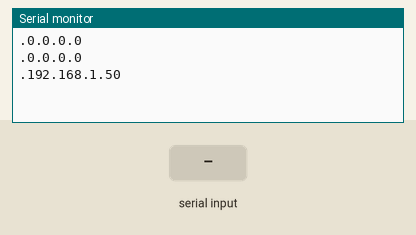
This sketch was run on a simulated ESP32. Shown: the last lines printed to the serial monitor. The inputs (shaded band) are chosen by the test bench. WiFi joins after 1.5 s; servers stay silent unless stated; uploads are accepted with an empty reply.

Above: at 2.7 s.
2.8 s: "1" received over the second serial link
At 4.2 s:
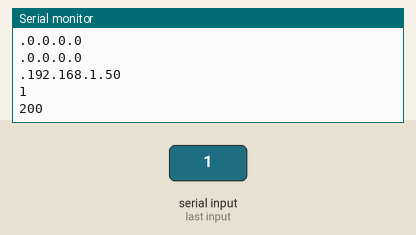
4.3 s: "0" received over the second serial link
At 5.7 s:
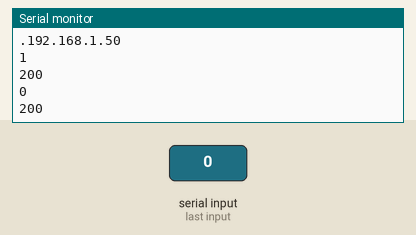
5.8 s: "2" received over the second serial link
At 8.3 s:
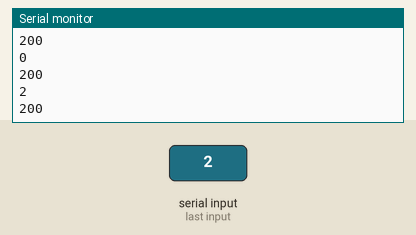
Timing chart, 0 to 9.8 s (numbered marks = the images above; inputs shaded):
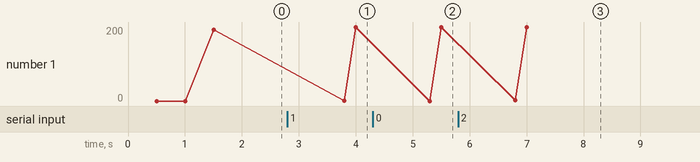

The sketch:

GPS-device-esp32.ino
```cpp
#include <HardwareSerial.h>
#include <WiFi.h>
#include <HTTPClient.h>

HardwareSerial SerialPort(2);

const char* ssid = "ai cho";
const char* password = "123456788";

char* serverName = "http://35.209.25.56:80/location";

String receivedLocation = "";
String modifiedReceivedLocation = "";


unsigned long lastTime = 0;
unsigned long timerDelay = 3000;

void setup() {
  Serial.begin(115200);
  SerialPort.begin(115200, SERIAL_8N1, 16, 17);

  WiFi.begin(ssid, password);
  while (WiFi.status() != WL_CONNECTED) {
    delay(500);
    Serial.print(".");
    Serial.println(WiFi.localIP());
  }
}

void loop() {

  if (SerialPort.available() > 0) {
    receivedLocation = SerialPort.readString();
    for (int i = 0; i < receivedLocation.length(); i++) {
      if (receivedLocation[i] == '\0')
        break;
      modifiedReceivedLocation += receivedLocation[i];
    }

    if (WiFi.status() == WL_CONNECTED) {
      Serial.println(modifiedReceivedLocation);
      WiFiClient client;
      HTTPClient http;

      http.begin(client, serverName);

      http.addHeader("Content-Type", "application/json");
      int httpResponseCode = http.POST(modifiedReceivedLocation);
      Serial.println(httpResponseCode);
      http.end();
    } else {
    }
    // lastTime = millis();
  }
  if (receivedLocation.length() != 0)
    modifiedReceivedLocation = "";
}
```

Measured:
- after the input at 2.8 s, the serial monitor: prints a new line after 1.0 s (image 1)
- after the input at 4.3 s, the serial monitor: prints a new line after 1.0 s (image 2)
- after the input at 5.8 s, the serial monitor: prints a new line after 1.0 s (image 3)
- plotted number 1: 192.17 → 200 after the input at 2.8 s
